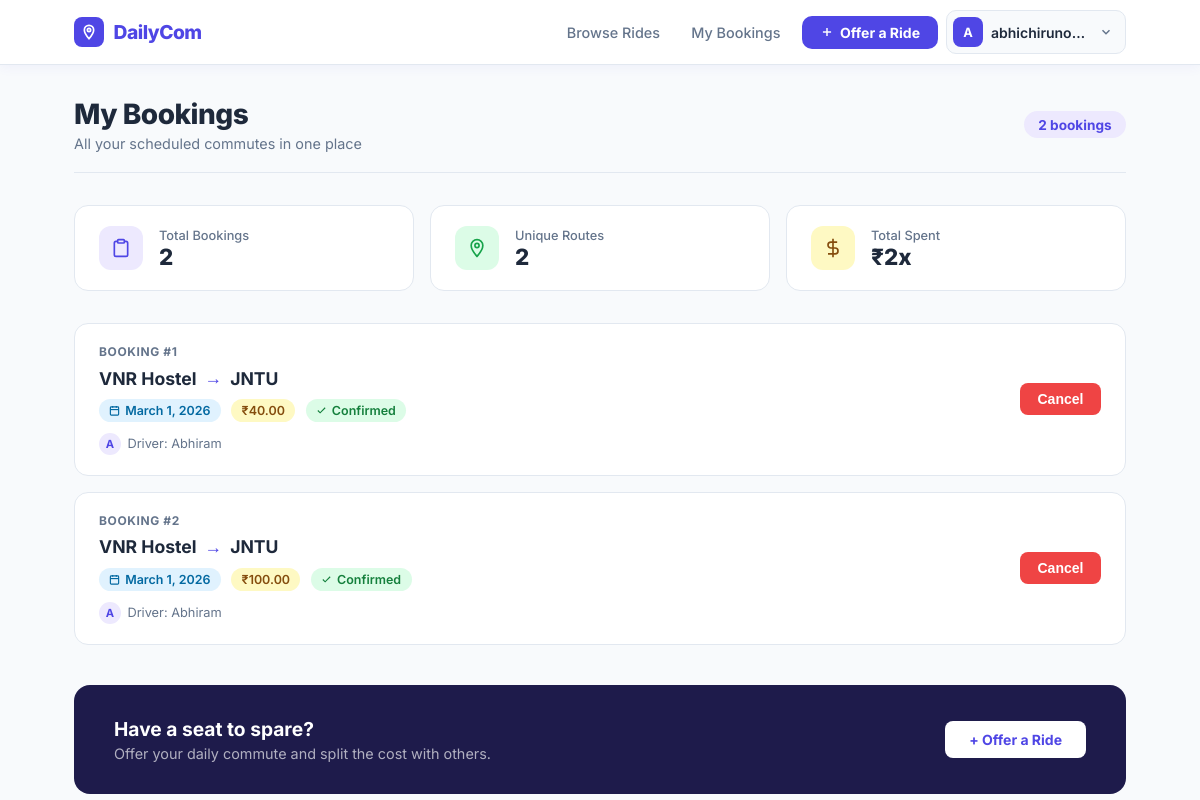
The app's page /my-bookings/ (signed in), older data.
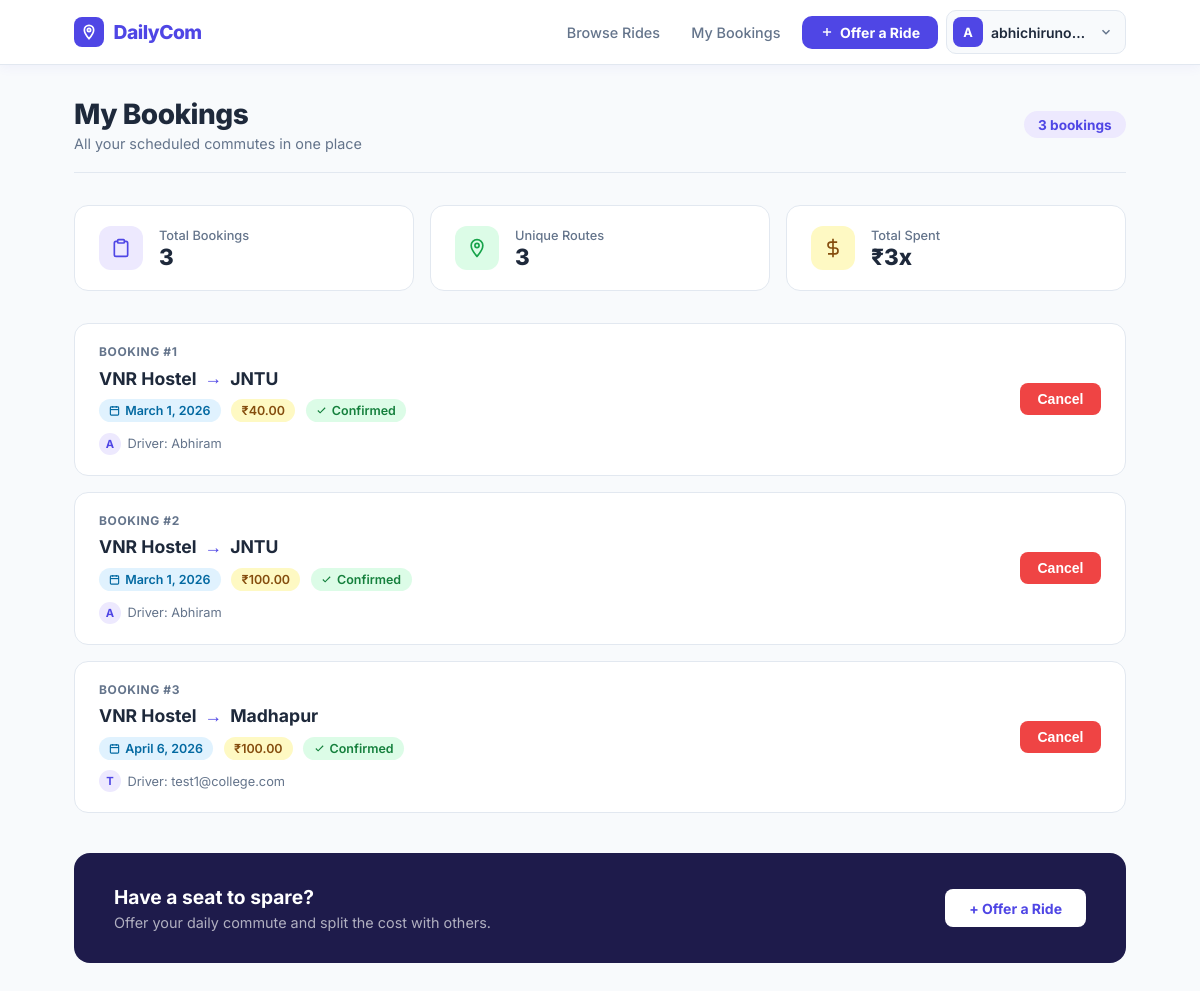
The same page, newer data.
### rides/models.py (models this page shows, shortened)
class Booking(models.Model):
    ride = models.ForeignKey(Ride, on_delete=models.CASCADE)
    user = models.ForeignKey(User, on_delete=models.CASCADE)
    booked_at = models.DateTimeField(auto_now_add=True)

class Ride(models.Model):
    driver = models.ForeignKey(User, on_delete=models.CASCADE)
    source = models.CharField(max_length=100)
    destination = models.CharField(max_length=100)
    date = models.DateField()
    seats_available = models.IntegerField()
    price = models.DecimalField(max_digits=6, decimal_places=2)

### rides/views.py (the view)
# urls.py: path("my-bookings/", views.my_bookings, name="my_bookings"),
@login_required
def my_bookings(request):
    bookings = Booking.objects.filter(user=request.user)
    return render(request, "my_bookings.html", {
        "bookings": bookings
    })

### templates/my_bookings.html (shortened to what this page needs)
{% extends "base.html" %}
{% block content %}
<div class="mb-header">
  <div class="mb-header-left">
    <h1>My Bookings</h1>
    <p>All your scheduled commutes in one place</p>
  </div>
  {% if bookings %}
  <span class="mb-count-pill">{{ bookings|length }} booking{{ bookings|length|pluralize }}</span>
  {% endif %}
</div>
{% if bookings %}
<div class="mb-stats">
  <div class="mb-stat">
    <div class="mb-stat-icon purple">
      <svg width="20" height="20" viewBox="0 0 24 24" fill="none" stroke="#4f46e5" stroke-width="2"><path d="M16 4h2a2 2 0 0 1 2 2v14a2 2 0 0 1-2 2H6a2 2 0 0 1-2-2V6a2 2 0 0 1 2-2h2"/><rect x="8" y="2" width="8" height="4" rx="1"/></svg>
    </div>
    <div>
      <div class="mb-stat-label">Total Bookings</div>
      <div class="mb-stat-value">{{ bookings|length }}</div>
    </div>
  </div>
  <div class="mb-stat">
    <div class="mb-stat-icon green">
      <svg width="20" height="20" viewBox="0 0 24 24" fill="none" stroke="#16a34a" stroke-width="2"><path d="M12 2C8.13 2 5 5.13 5 9c0 5.25 7 13 7 13s7-7.75 7-13c0-3.87-3.13-7-7-7z"/><circle cx="12" cy="9" r="2.5"/></svg>
    </div>
    <div>
      <div class="mb-stat-label">Unique Routes</div>
      <div class="mb-stat-value">{{ bookings|length }}</div>
    </div>
  </div>
  <div class="mb-stat">
    <div class="mb-stat-icon amber">
      <svg width="20" height="20" viewBox="0 0 24 24" fill="none" stroke="#854d0e" stroke-width="2"><line x1="12" y1="1" x2="12" y2="23"/><path d="M17 5H9.5a3.5 3.5 0 0 0 0 7h5a3.5 3.5 0 0 1 0 7H6"/></svg>
    </div>
    <div>
      <div class="mb-stat-label">Total Spent</div>
      <div class="mb-stat-value">₹{% with total=0 %}{% for b in bookings %}{% endfor %}{{ bookings|length }}x{% endwith %}</div>
    </div>
  </div>
</div>
<div class="mb-list">
  {% for booking in bookings %}
  <div class="mb-card">
    <div class="mb-card-left">
      <div class="mb-card-number">Booking #{{ forloop.counter }}</div>
      <div class="mb-route">
        {{ booking.ride.source }}
        <span class="mb-route-arrow">→</span>
        {{ booking.ride.destination }}
      </div>
      <div class="mb-meta">
        <span class="mb-badge mb-badge-date">
          <svg width="11" height="11" viewBox="0 0 24 24" fill="none" stroke="currentColor" stroke-width="2.5"><rect x="3" y="4" width="18" height="18" rx="2"/><line x1="16" y1="2" x2="16" y2="6"/><line x1="8" y1="2" x2="8" y2="6"/><line x1="3" y1="10" x2="21" y2="10"/></svg>
          {{ booking.ride.date }}
        </span>
        <span class="mb-badge mb-badge-price">
          ₹{{ booking.ride.price }}
        </span>
        <span class="mb-badge mb-badge-status-booked">
          <svg width="11" height="11" viewBox="0 0 24 24" fill="none" stroke="currentColor" stroke-width="2.5"><polyline points="20 6 9 17 4 12"/></svg>
          Confirmed
        </span>
      </div>
      <div class="mb-driver">
        <span class="mb-driver-avatar">{{ booking.ride.driver.username|first|upper }}</span>
        Driver: {{ booking.ride.driver.username }}
      </div>
    </div>
    <div class="mb-card-action">
      <form method="POST" action="{% url 'cancel_booking' booking.id %}">
        <button type="submit" class="btn btn-danger"
          onclick="return confirm('Cancel this booking?')">
          Cancel
        </button>
      </form>
    </div>
  </div>
  {% endfor %}
</div>
{% endif %}
<div class="mb-cta">
  <div>
    <h3>Have a seat to spare?</h3>
    <p>Offer your daily commute and split the cost with others.</p>
  </div>
  <a href="{% url 'create_ride' %}" class="btn btn-white" style="padding:.65rem 1.5rem;">+ Offer a Ride</a>
</div>
{% endblock %}

Row changes from the older to the newer data that the page shows:
added Booking: ride.source "VNR Hostel", ride.destination "Madhapur", ride "April 6, 2026", ride.price "100.00", ride.driver.username|first "T", ride.driver.username "test1@college.com"
Text that changed along with them:
{{ bookings|length }}: "2" → "3"
